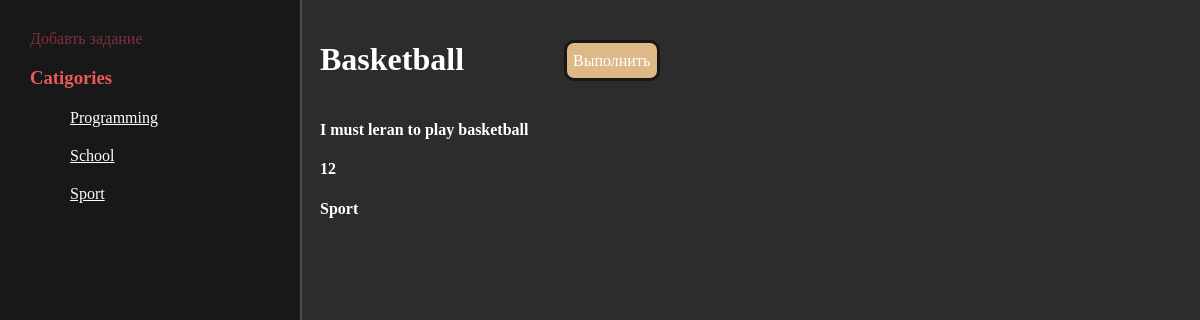
Page /task/basketball/ on the committed database.
### ToDOList/models.py (models this page shows, shortened)
class Category(models.Model):
    title = models.CharField(max_length=100)
    description = models.CharField(max_length=1250, null=True)
    slug = models.SlugField(max_length=150)
    def __str__(self):
        return self.title
    def get_absolute_url(self):
        return reverse("Tasks", kwargs={"slug": self.slug})

class Tasks(models.Model):
    title = models.CharField(max_length=100)
    description = models.CharField(max_length=1250, null=True)
    days_number = models.PositiveIntegerField(null=True)
    category = models.ForeignKey(Category, on_delete=models.SET_NULL, null=True)
    parent = models.ForeignKey('self', on_delete=models.SET_NULL, blank=True, null=True)
    is_complete = models.BooleanField(default=False)
    slug = models.SlugField(max_length=250)

### ToDOList/views.py (the view)
# urls.py: path('task/<slug:slug>/', TaskDetail.as_view(), name='Task_detail'),
class TaskDetail(DetailView):
    model = Tasks
    template_name = 'ToDOList/Task_detail.html'
    slug_field = 'slug'
    def get_context_data(self, **kwargs):
        context = super().get_context_data(**kwargs)
        context['Cat'] = Category.objects.all()
        return context

### ToDOList/templates/ToDOList/Task_detail.html
{% extends 'ToDOList/base.html' %}
{% block container %}
<div class="detail">
    <div class="important">
        <h1>{{object.title}}</h1>
        {% if object.is_complete == False %}
                <div class="completeBox">
                    <a class="complete" href="{% url 'complete' pk=object.id %}">Выполнить</a>
                </div>
                {% else %}
                <div class="notcompleteBox">
                    <p class="notcomplete">Выполнено</p>
                </div>
                {% endif %}
    </div>
    <h4>{{object.description}}</h4>
    <h4>{{object.days_number}}</h4>
    <h4>{{object.category}}</h4>
</div>
{% endblock %}

### ToDOList/templates/ToDOList/base.html (shortened to what this page needs)
{% load static %}
<!DOCTYPE html>
<html lang="en">
<head>
    <link rel="stylesheet" href="{% static 'ToDOList/css/main.css' %}">
</head>
<body>
    <aside>
        <div class="nav">
            <a href="{% url 'addtask' %}" class="add">Добавть задание</a>
            <h3>Catigories</h3>
            <ul>
                {% for cat in Cat %}
                <a class="" href="{{ cat.get_absolute_url }}"><li>{{cat}}</li></a>
                {% endfor %}
            </ul>
        </div>
    </aside>
    <main>
        {% block container %}
        {% endblock %}
    </main>
</body>
</html>

### ToDOList/static/ToDOList/css/main.css (style rules this page uses)
aside { float: left; background: #181818; padding: 2.5%; width: 20%; height: 100vh; color: white; border-right: 2px solid #4d4d4d; }
body { margin: 0; background: #2c2c2c; }
aside ul { list-style: none; }
aside h3 { color: #eb5959; }
aside ul li, aside ul a { margin-top: 20px; color: #fff; }
main { margin-left: 25%; }
.complete { color: #fff; text-decoration: none; display: block; position: absolute; top: 50%; margin-left: 6px; transform: translate(0, -50%) }
.completeBox { border-radius: 10px; position: relative; text-align: center; background-color: burlywood; margin-left: 100px; height: 35px; width: 90px; border: 3px solid #181818; }
.important { display: flex; }
.important .completeBox, .important .notcompleteBox { margin-top: 20px; }
.detail { padding: 20px; color: #fff; }
.add { color: #822e3e; text-decoration: none; }

### rows in the picture
Category: title "Programming"
Category: title "School"
Category: title "Sport"
Tasks: title "Basketball", description "I must leran to play basketball", days_number "12", category "Sport"
